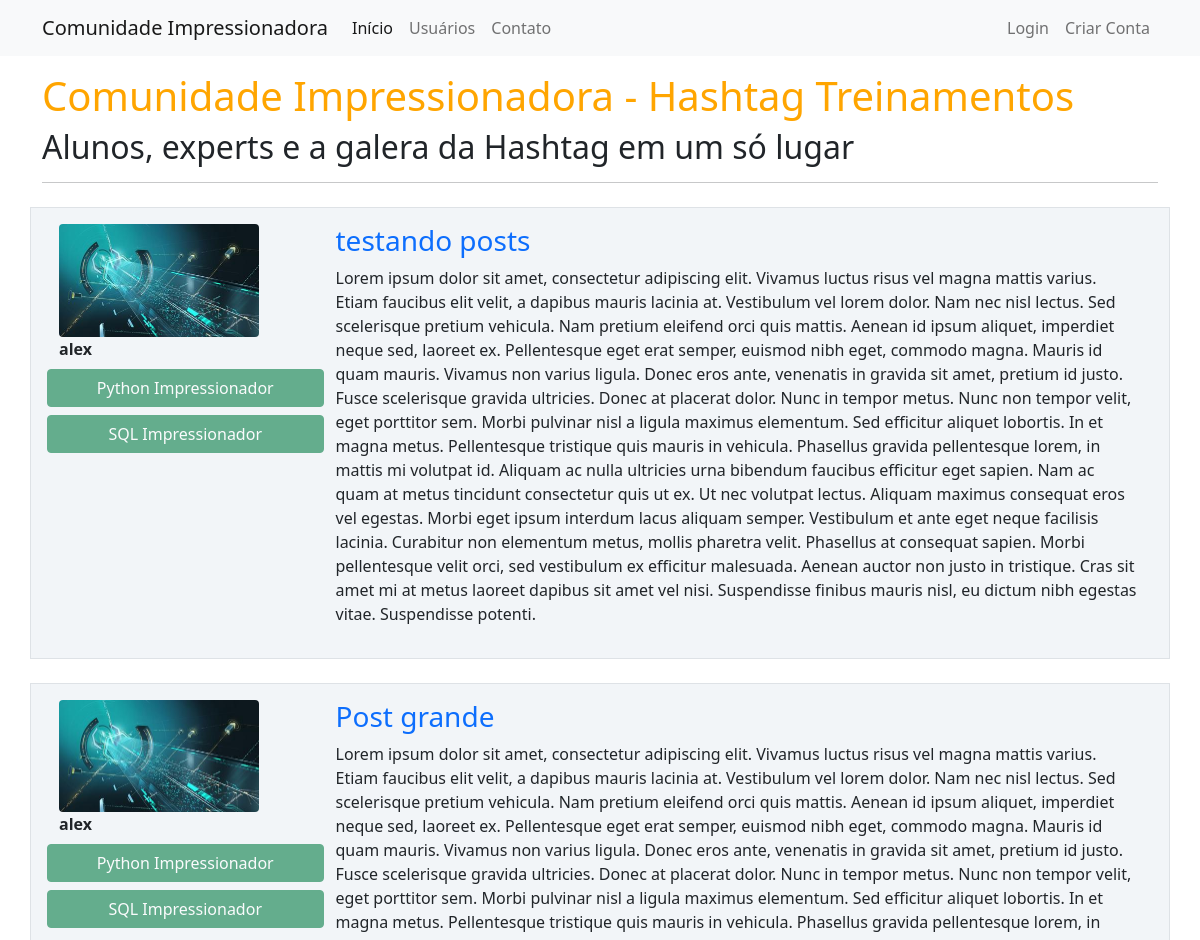
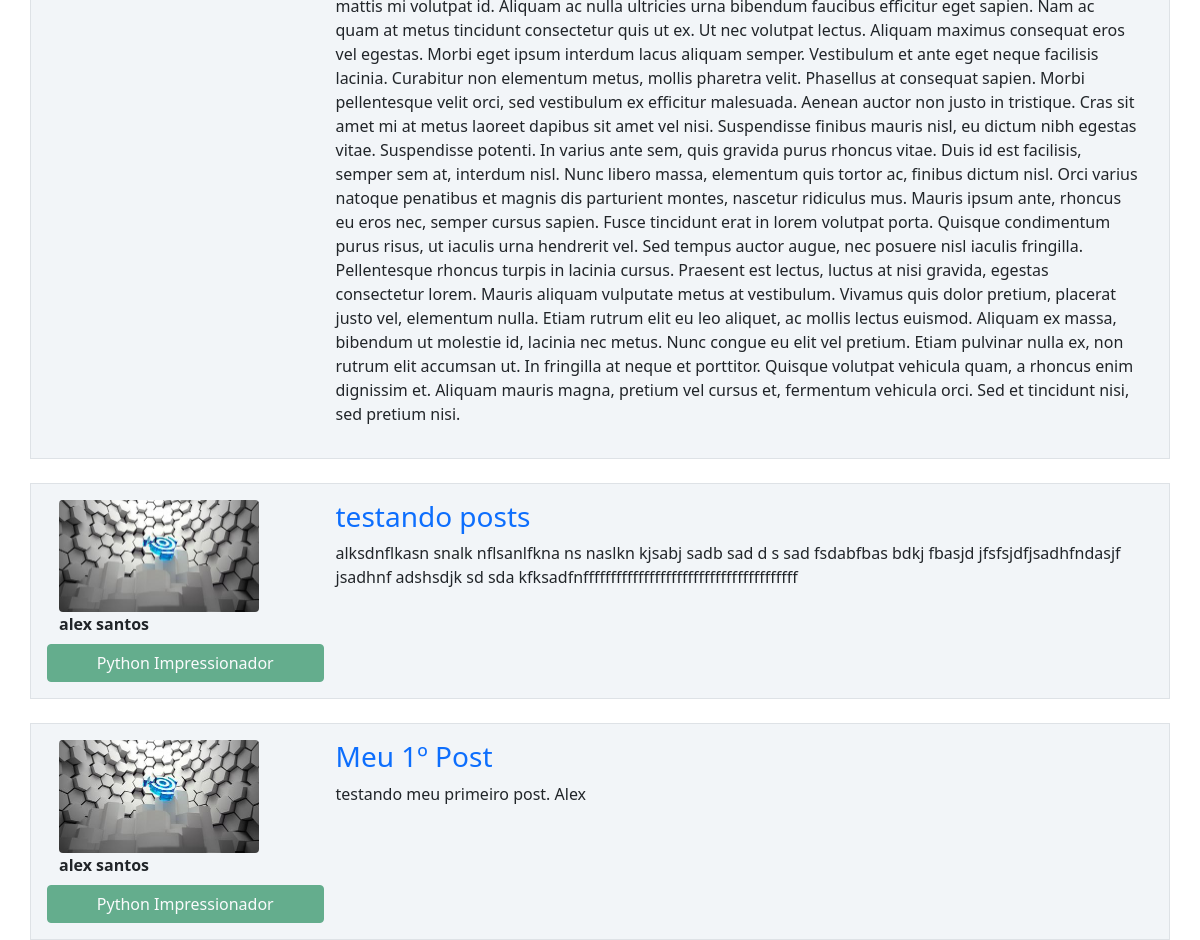
The page / on the database its author committed (2 pictures, top to bottom).
### comunidadeimpressionadora/models.py (models this page shows, shortened)
class Post(database.Model):
    id = database.Column(database.Integer, primary_key=True)
    titulo = database.Column(database.String, nullable=False)
    corpo = database.Column(database.Text, nullable=False)
    data_criacao = database.Column(database.DateTime, nullable=False,
                                   default=datetime.utcnow)
    id_usuario = database.Column(database.Integer, database.ForeignKey('usuario.id'),
                                 nullable=False)

class Usuario(database.Model, UserMixin):
    id = database.Column(database.Integer, primary_key=True)
    username = database.Column(database.String, nullable=False)
    email = database.Column(database.String, nullable=False, unique=True)
    senha = database.Column(database.String, nullable=False)
    foto_perfil = database.Column(database.String, default='default.jpg')
    cursos = database.Column(database.String, nullable=False,
                             default='Não Informado')
    posts = database.relationship('Post', backref='autor', lazy=True)

### comunidadeimpressionadora/routes.py (the view)
@app.route('/')
def home():
    posts = Post.query.order_by(Post.id.desc())
    return render_template('home.html', posts=posts)

### comunidadeimpressionadora/templates/home.html
{% extends 'base.html' %}
{% block body %}
<div class="container mt-3">
    <h1 style="color: orange">Comunidade Impressionadora - Hashtag Treinamentos</h1>
    <h2>Alunos, experts e a galera da Hashtag em um só lugar</h2>
    <hr>
    {% for post in posts %}
        <div class="row border mt-4 p-3 meupost">
            <div class="col col-3">
                <div class="image pe-2">
                    <img src="{{ url_for('static', filename='fotos_perfil/{}'.format(post.autor.foto_perfil)) }}" class="rounded" width="200">
                </div>
                <strong>{{ post.autor.username }}</strong>
                <div class="row">
                    {% for curso in post.autor.cursos.split(';') %}
                        <button type="button" class="btn btn-success mt-2" disabled>{{ curso }}</button>
                    {% endfor %}
                </div>
            </div>
            <div class="col col-9">
                <a style="text-decoration: none" href="{{ url_for('exibir_post', post_id=post.id) }}"><h3>{{ post.titulo }}</h3></a>
                <p>{{ post.corpo }}</p>
            </div>
        </div>
    {% endfor %}
</div>
{% endblock %}

### comunidadeimpressionadora/templates/base.html (shortened to what this page needs)
<!DOCTYPE html>
<html lang="pt-br">
<head>
    <link href="https://cdn.jsdelivr.net/npm/bootstrap@5.0.2/dist/css/bootstrap.min.css" rel="stylesheet"
>
    <link rel="stylesheet" type="text/css" href="{{ url_for('static', filename='main.css') }}">
</head>
<body>
    {% include 'navbar.html' %}
    {% block body %}
    {% endblock %}
</body>
</html>

### comunidadeimpressionadora/templates/navbar.html
<nav class="navbar navbar-expand-lg navbar-light bg-light">
    <div class="container-fluid container">
        <a class="navbar-brand" href="{{ url_for('home') }}">Comunidade Impressionadora</a>
        <div class="collapse navbar-collapse" id="navbarSupportedContent">
            <ul class="navbar-nav me-auto mb-2 mb-lg-0">
                <li class="nav-item">
                    <a class="nav-link active" aria-current="page" href="{{ url_for('home') }}">Início</a>
                </li>
                <li class="nav-item">
                    <a class="nav-link" href="{{ url_for('usuarios') }}">Usuários</a>
                </li>
                <li class="nav-item">
                    <a class="nav-link" href="{{ url_for('contato') }}">Contato</a>
                </li>
            </ul>
            <ul class="d-flex navbar-nav">
                {% if current_user.is_authenticated %}
                    <li class="nav-item">
                        <a class="nav-link" href="{{ url_for('criar_post') }}">Criar Post</a>
                    </li>
                    <li class="nav-item">
                        <a class="nav-link" href="{{ url_for('perfil') }}">Meu Perfil</a>
                    </li>
                    <li class="nav-item">
                        <a class="nav-link" href="{{ url_for('sair') }}">Sair</a>
                    </li>
                {% else %}
                    <li class="nav-item">
                        <a class="nav-link" href="{{ url_for('login') }}">Login</a>
                    </li>
                    <li class="nav-item">
                        <a class="nav-link" href="{{ url_for('login') }}">Criar Conta</a>
                    </li>
                {% endif %}
            </ul>
        </div>
    </div>
</nav>

### comunidadeimpressionadora/static/main.css (style rules this page uses)
.meupost { background: #f2f5f8 !important; }

### rows shown on the page
Post: foto_perfil (picture), autor.username "alex", curso "Python Impressionador" "SQL Impressionador", titulo "testando posts", corpo "Lorem ipsum dolor sit amet, consectetur adipiscing elit. Vivamus luctus risus vel magna mattis varius. Etiam faucibus elit velit, a dapibus mauris lacinia at. Vestibulum vel lorem dolor. Nam nec nisl lectus. Sed scelerisque pretium vehicula. Nam pretium eleifend orci quis mattis. Aenean id ipsum aliquet, imperdiet neque sed, laoreet ex. Pellentesque eget erat semper, euismod nibh eget, commodo magna. Mauris id quam mauris. Vivamus non varius ligula. Donec eros ante, venenatis in gravida sit amet, pretium id justo. Fusce scelerisque gravida ultricies. Donec at placerat dolor. Nunc in tempor metus. Nunc non tempor velit, eget porttitor sem. Morbi pulvinar nisl a ligula maximus elementum. Sed…"
Post: foto_perfil (picture), autor.username "alex", curso "Python Impressionador" "SQL Impressionador", titulo "Post grande", corpo "Lorem ipsum dolor sit amet, consectetur adipiscing elit. Vivamus luctus risus vel magna mattis varius. Etiam faucibus elit velit, a dapibus mauris lacinia at. Vestibulum vel lorem dolor. Nam nec nisl lectus. Sed scelerisque pretium vehicula. Nam pretium eleifend orci quis mattis. Aenean id ipsum aliquet, imperdiet neque sed, laoreet ex. Pellentesque eget erat semper, euismod nibh eget, commodo magna. Mauris id quam mauris. Vivamus non varius ligula. Donec eros ante, venenatis in gravida sit amet, pretium id justo. Fusce scelerisque gravida ultricies. Donec at placerat dolor. Nunc in tempor metus. Nunc non tempor velit, eget porttitor sem. Morbi pulvinar nisl a ligula maximus elementum. Sed…"
Post: foto_perfil (picture), autor.username "alex santos", titulo "testando posts", corpo "alksdnflkasn snalk nflsanlfkna ns naslkn kjsabj sadb sad d s sad fsdabfbas bdkj fbasjd jfsfsjdfjsadhfndasjf jsadhnf adshsdjk sd sda kfksadfnfffffffffffffffffffffffffffffffffffffff"
Usuario: cursos "Python Impressionador"
Post: foto_perfil (picture), autor.username "alex santos", titulo "Meu 1º Post", corpo "testando meu primeiro post. Alex"
